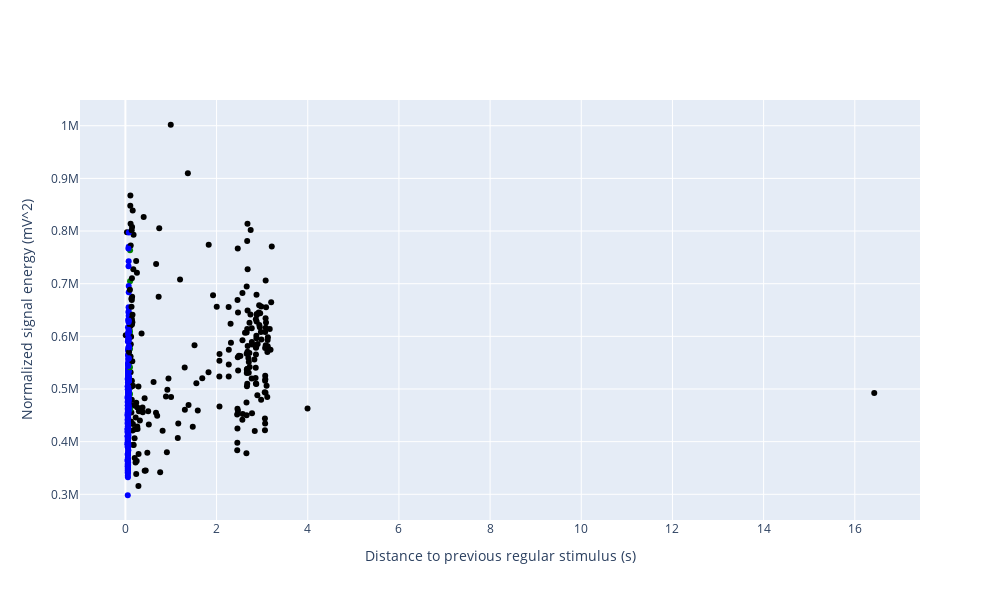

The notebook cell this image was saved under:
### Code cell
''' 
This cell performs the clustering according to
- distance to previous stimulus
- normalized signal energy of the APs
'''
%autoreload 2
from fibre_tracking import DBSCANClustering
from plotting import ClusterPlot2D

clustered_data_df = DBSCANClustering.perform_clustering(actpots, eps = 0.002, min_samples = 10, save_fibre_prediction = True)

cl2dplot = ClusterPlot2D()
cl2dplot.plot(clustered_data_df = clustered_data_df)

### Figure 1 — Plotly figure (JSON) as saved in the notebook; plotly's stock layout.template omitted (floating-point values rounded to 4 significant figures; data arrays with more than 128 entries replaced by an {"elided": "..."} marker saying what was removed)
{"data": [{"hovertemplate": "%{text}", "marker": {"color": {"elided": "513 str values"}, "symbol": {"elided": "513 int values"}}, "mode": "markers", "text": {"elided": "513 str values"}, "type": "scatter", "x": {"elided": "513 float values"}, "y": {"elided": "513 float values"}}], "layout": {"height": 600, "width": 1000, "xaxis": {"title": {"text": "Distance to previous regular stimulus (s)"}}, "yaxis": {"title": {"text": "Normalized signal energy (mV^2)"}}}}
